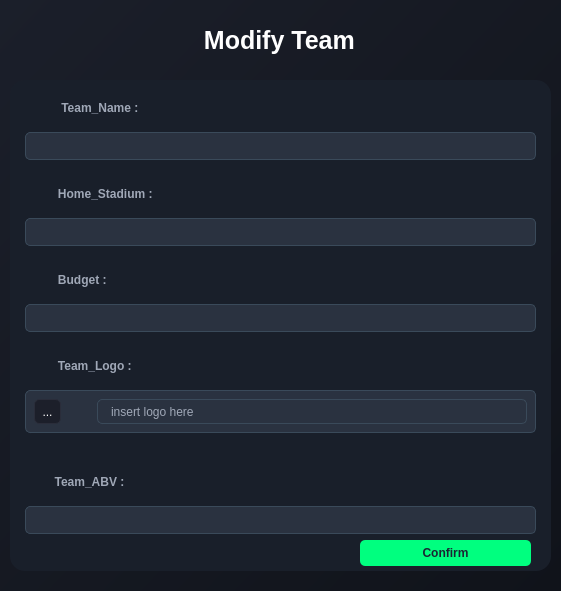
<?xml version="1.0" encoding="UTF-8"?>
<ui version="4.0">
 <class>modifyTeam</class>
 <widget class="QWidget" name="modifyTeam">
  <property name="geometry">
   <rect>
    <x>0</x>
    <y>0</y>
    <width>561</width>
    <height>591</height>
   </rect>
  </property>
  <property name="windowTitle">
   <string>Form</string>
  </property>
  <property name="styleSheet">
   <string notr="true">background: qlineargradient(x1:0, y1:0, x2:1, y2:1, stop:0 #1b1f2a, stop:1 #10131a);</string>
  </property>
  <widget class="QWidget" name="widget" native="true">
   <property name="geometry">
    <rect>
     <x>10</x>
     <y>80</y>
     <width>541</width>
     <height>491</height>
    </rect>
   </property>
   <property name="styleSheet">
    <string notr="true">background-color: rgb(25, 31, 42);
    color: #FFFFFF;
    font-family: 'Segoe UI', Arial, sans-serif;
    font-size: 12px;
    border-radius: 15px;
    padding: 15px;
    spacing: 2px;
</string>
   </property>
   <layout class="QGridLayout" name="gridLayout_4">
    <item row="7" column="0">
     <widget class="QWidget" name="widget_3" native="true">
      <property name="styleSheet">
       <string notr="true">background-color: #2A3240;
    border: 1px solid #3A4A5A;
    border-radius: 5px;
    padding: 3px;
    color: #E0E6ED;
    margin-left: 15px;
    margin-right: 15px;
    margin-bottom: 15px;</string>
      </property>
      <layout class="QHBoxLayout" name="horizontalLayout_2">
       <item>
        <widget class="QToolButton" name="toolButton_2">
         <property name="styleSheet">
          <string notr="true">background-color: #1C1F2A;
border: 1px solid #2A2D3A;
border-radius: 5px;
padding: 3px;
color: white;
margin-left: 15px;
margin-right:15px;
margin-bottom:15px;</string>
         </property>
         <property name="text">
          <string>...</string>
         </property>
        </widget>
       </item>
       <item>
        <widget class="QLabel" name="label_3">
         <property name="styleSheet">
          <string notr="true">color: #A0A8B7;
padding-left: 10px;
background-color: transparent;</string>
         </property>
         <property name="text">
          <string>insert logo here</string>
         </property>
        </widget>
       </item>
      </layout>
     </widget>
    </item>
    <item row="4" column="0">
     <widget class="QLabel" name="label_13">
      <property name="styleSheet">
       <string notr="true">color: #A0A8B7;
font-weight: bold;
padding-bottom: 5px;background-color:transparent;</string>
      </property>
      <property name="text">
       <string>         Budget :</string>
      </property>
     </widget>
    </item>
    <item row="9" column="0">
     <widget class="QLineEdit" name="l2_4">
      <property name="styleSheet">
       <string notr="true">background-color: #2A3240; /* Darker blue-gray for input fields */
    border: 1px solid #3A4A5A; /* Subtle blue-gray border */
    border-radius: 5px;
    padding: 5px;
    color: #E0E6ED; /* Light gray text for readability */
    margin-left: 15px;
    margin-right: 15px;</string>
      </property>
     </widget>
    </item>
    <item row="2" column="0">
     <widget class="QLabel" name="label_16">
      <property name="styleSheet">
       <string notr="true">color: #A0A8B7;
font-weight: bold;
padding-bottom: 5px;background-color:transparent;</string>
      </property>
      <property name="text">
       <string>         Home_Stadium :</string>
      </property>
     </widget>
    </item>
    <item row="10" column="0">
     <widget class="QPushButton" name="button1_2">
      <property name="styleSheet">
       <string notr="true">background-color: #00FF7F; /* Green to match the accent */
    color: #1A2633; /* Dark blue text for contrast */
    font-size: 12px;
    font-weight: bold;
    border-radius: 5px;
    padding: 6px 12px;
    margin-left: 350px;
    margin-right: 20px;
    margin-bottom: 5px;</string>
      </property>
      <property name="text">
       <string>Confirm</string>
      </property>
     </widget>
    </item>
    <item row="8" column="0">
     <widget class="QLabel" name="label_14">
      <property name="styleSheet">
       <string notr="true">color: #A0A8B7;
font-weight: bold;
padding-bottom: 5px;background-color:transparent;</string>
      </property>
      <property name="text">
       <string>        Team_ABV :</string>
      </property>
     </widget>
    </item>
    <item row="0" column="0">
     <widget class="QLabel" name="label_15">
      <property name="styleSheet">
       <string notr="true">color: #A0A8B7;
font-weight: bold;
padding-bottom: 5px;background-color:transparent;</string>
      </property>
      <property name="text">
       <string>          Team_Name :</string>
      </property>
     </widget>
    </item>
    <item row="5" column="0">
     <widget class="QLineEdit" name="l2_3">
      <property name="styleSheet">
       <string notr="true">background-color: #2A3240; /* Darker blue-gray for input fields */
    border: 1px solid #3A4A5A; /* Subtle blue-gray border */
    border-radius: 5px;
    padding: 5px;
    color: #E0E6ED; /* Light gray text for readability */
    margin-left: 15px;
    margin-right: 15px;</string>
      </property>
     </widget>
    </item>
    <item row="1" column="0">
     <widget class="QLineEdit" name="l1_2">
      <property name="styleSheet">
       <string notr="true">background-color: #2A3240; /* Darker blue-gray for input fields */
    border: 1px solid #3A4A5A; /* Subtle blue-gray border */
    border-radius: 5px;
    padding: 5px;
    color: #E0E6ED; /* Light gray text for readability */
    margin-left: 15px;
    margin-right: 15px;
</string>
      </property>
      <property name="text">
       <string/>
      </property>
     </widget>
    </item>
    <item row="6" column="0">
     <widget class="QLabel" name="label_12">
      <property name="styleSheet">
       <string notr="true">color: #A0A8B7;
font-weight: bold;
padding-bottom: 5px;background-color:transparent;</string>
      </property>
      <property name="text">
       <string>         Team_Logo :</string>
      </property>
     </widget>
    </item>
    <item row="3" column="0">
     <widget class="QLineEdit" name="cb_2">
      <property name="styleSheet">
       <string notr="true">background-color: #2A3240; /* Darker blue-gray for input fields */
    border: 1px solid #3A4A5A; /* Subtle blue-gray border */
    border-radius: 5px;
    padding: 5px;
    color: #E0E6ED; /* Light gray text for readability */
    margin-left: 15px;
    margin-right: 15px;
</string>
      </property>
      <property name="text">
       <string/>
      </property>
     </widget>
    </item>
   </layout>
  </widget>
  <widget class="QLabel" name="label_19">
   <property name="geometry">
    <rect>
     <x>40</x>
     <y>190</y>
     <width>17</width>
     <height>17</height>
    </rect>
   </property>
   <property name="styleSheet">
    <string notr="true">background-color:transparent;</string>
   </property>
   <property name="text">
    <string/>
   </property>
   <property name="pixmap">
    <pixmap resource="../images.qrc">:/teamimg/terrain.png</pixmap>
   </property>
   <property name="scaledContents">
    <bool>true</bool>
   </property>
  </widget>
  <widget class="QLabel" name="label_29">
   <property name="geometry">
    <rect>
     <x>40</x>
     <y>346</y>
     <width>21</width>
     <height>21</height>
    </rect>
   </property>
   <property name="styleSheet">
    <string notr="true">background-color:transparent;</string>
   </property>
   <property name="text">
    <string/>
   </property>
   <property name="pixmap">
    <pixmap resource="../images.qrc">:/teamimg/logo.png</pixmap>
   </property>
   <property name="scaledContents">
    <bool>true</bool>
   </property>
  </widget>
  <widget class="QLabel" name="label_30">
   <property name="geometry">
    <rect>
     <x>40</x>
     <y>470</y>
     <width>18</width>
     <height>16</height>
    </rect>
   </property>
   <property name="styleSheet">
    <string notr="true">background-color:transparent;</string>
   </property>
   <property name="text">
    <string/>
   </property>
   <property name="pixmap">
    <pixmap resource="../images.qrc">:/teamimg/abv.png</pixmap>
   </property>
   <property name="scaledContents">
    <bool>true</bool>
   </property>
  </widget>
  <widget class="QLabel" name="label_27">
   <property name="geometry">
    <rect>
     <x>40</x>
     <y>270</y>
     <width>12</width>
     <height>18</height>
    </rect>
   </property>
   <property name="styleSheet">
    <string notr="true">background-color:transparent;</string>
   </property>
   <property name="text">
    <string/>
   </property>
   <property name="pixmap">
    <pixmap resource="../images.qrc">:/teamimg/money.png</pixmap>
   </property>
   <property name="scaledContents">
    <bool>true</bool>
   </property>
  </widget>
  <widget class="QLabel" name="label_28">
   <property name="geometry">
    <rect>
     <x>40</x>
     <y>110</y>
     <width>17</width>
     <height>17</height>
    </rect>
   </property>
   <property name="styleSheet">
    <string notr="true">color: #B0C0D0;background-color:transparent;</string>
   </property>
   <property name="text">
    <string/>
   </property>
   <property name="pixmap">
    <pixmap resource="../images.qrc">:/teamimg/Userr.png</pixmap>
   </property>
   <property name="scaledContents">
    <bool>true</bool>
   </property>
  </widget>
  <widget class="QLabel" name="label_4">
   <property name="geometry">
    <rect>
     <x>180</x>
     <y>20</y>
     <width>191</width>
     <height>41</height>
    </rect>
   </property>
   <property name="font">
    <font>
     <pointsize>-1</pointsize>
     <bold>true</bold>
    </font>
   </property>
   <property name="styleSheet">
    <string notr="true">/* Style for the Adjust Team title label */
QLabel#label_4 {
    background-color: transparent; /* Dark background matching the app */
    color: #FFFFFF; /* White text for contrast */
    font-size: 25px; /* Larger font for title emphasis */
    font-weight: bold; /* Bold for a strong title appearance */


    padding: 5px 10px; /* Padding for a balanced look */
}</string>
   </property>
   <property name="text">
    <string> Modify Team</string>
   </property>
  </widget>
 </widget>
 <resources>
  <include location="../images.qrc"/>
 </resources>
 <connections/>
</ui>
